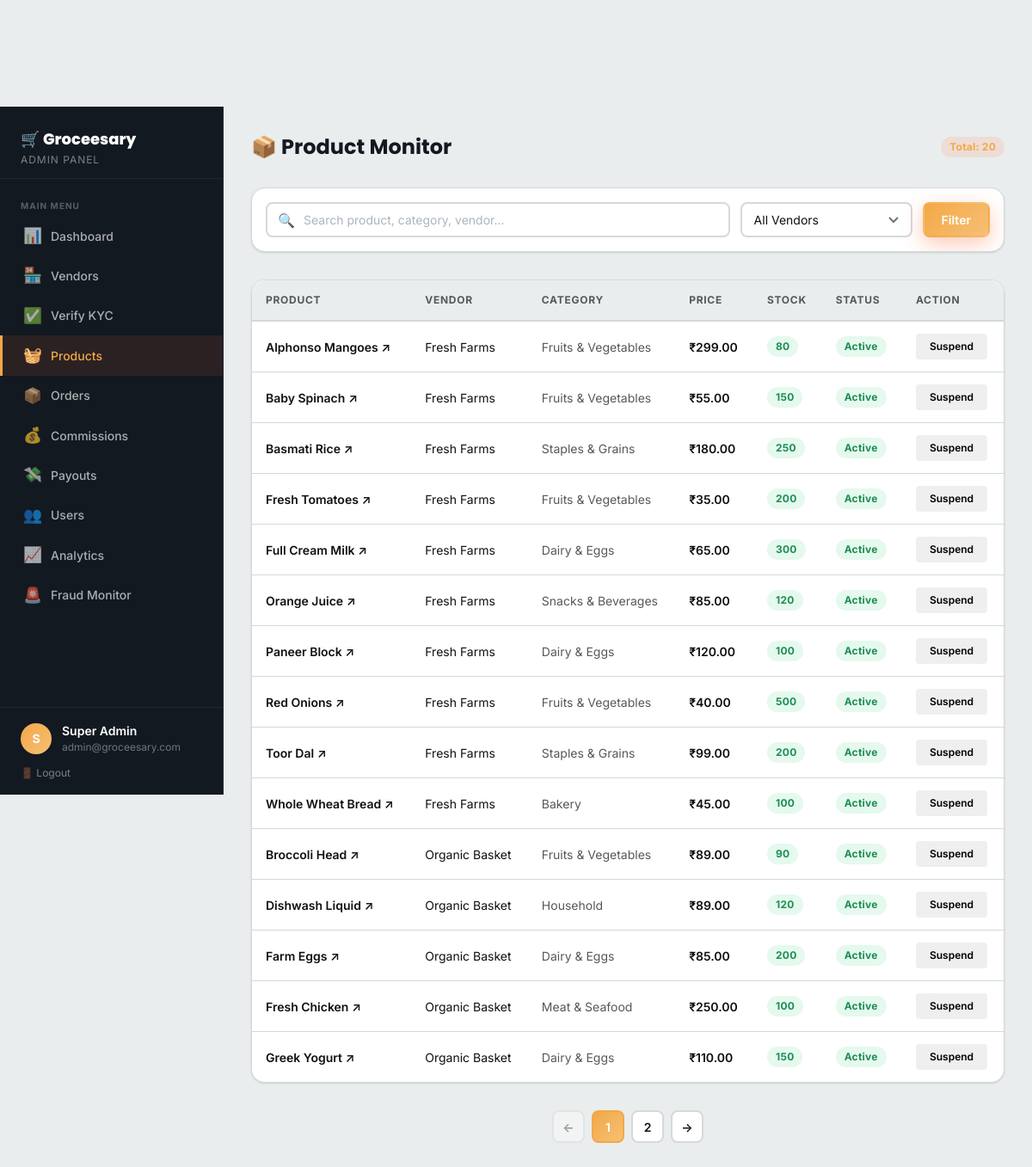
/pages/admin/products.php (signed in), run on the app's committed database.
### tables this page shows
CREATE TABLE IF NOT EXISTS `products` (
  `id`             INT UNSIGNED AUTO_INCREMENT PRIMARY KEY,
  `vendor_id`      INT UNSIGNED NOT NULL,
  `category_id`    INT UNSIGNED NOT NULL,
  `name`           VARCHAR(200) NOT NULL,
  `slug`           VARCHAR(220) NOT NULL,
  `description`    TEXT,
  `price`          DECIMAL(10,2) NOT NULL,
  `discount_price` DECIMAL(10,2) DEFAULT NULL,
  `unit`           VARCHAR(30) DEFAULT 'piece',
  `stock`          INT NOT NULL DEFAULT 0,
  `images`         JSON DEFAULT NULL,
  `is_active`      TINYINT(1) NOT NULL DEFAULT 1,
  `is_featured`    TINYINT(1) NOT NULL DEFAULT 0,
  `is_flagged`     TINYINT(1) NOT NULL DEFAULT 0,
  `views`          INT UNSIGNED NOT NULL DEFAULT 0,
  `avg_rating`     DECIMAL(3,2) NOT NULL DEFAULT 0.00,
  `total_reviews`  INT UNSIGNED NOT NULL DEFAULT 0,
  `weight`         DECIMAL(8,3) DEFAULT NULL,
  `tags`           VARCHAR(500) DEFAULT NULL,
  `created_at`     DATETIME NOT NULL DEFAULT CURRENT_TIMESTAMP,
  `updated_at`     DATETIME NOT NULL DEFAULT CURRENT_TIMESTAMP ON UPDATE CURRENT_TIMESTAMP,
  FOREIGN KEY (`vendor_id`) REFERENCES `vendors`(`id`) ON DELETE CASCADE,
  FOREIGN KEY (`category_id`) REFERENCES `categories`(`id`) ON DELETE RESTRICT,
  UNIQUE KEY `uniq_vendor_slug` (`vendor_id`, `slug`),
  INDEX `idx_category` (`category_id`),
  INDEX `idx_is_active` (`is_active`),
  INDEX `idx_is_featured` (`is_featured`),
  FULLTEXT INDEX `ft_search` (`name`, `description`, `tags`)
);

CREATE TABLE IF NOT EXISTS `vendors` (
  `id`                  INT UNSIGNED AUTO_INCREMENT PRIMARY KEY,
  `user_id`             INT UNSIGNED NOT NULL UNIQUE,
  `shop_name`           VARCHAR(150) NOT NULL,
  `shop_description`    TEXT,
  `shop_address`        TEXT,
  `city`                VARCHAR(100),
  `state`               VARCHAR(100),
  `pincode`             VARCHAR(10),
  `shop_logo`           VARCHAR(255) DEFAULT NULL,
  `shop_banner`         VARCHAR(255) DEFAULT NULL,
  `aadhar_no`           VARCHAR(20) DEFAULT NULL,
  `pan_no`              VARCHAR(20) DEFAULT NULL,
  `bank_account`        VARCHAR(30) DEFAULT NULL,
  `bank_ifsc`           VARCHAR(15) DEFAULT NULL,
  `bank_name`           VARCHAR(100) DEFAULT NULL,
  `aadhar_doc`          VARCHAR(255) DEFAULT NULL,
  `pan_doc`             VARCHAR(255) DEFAULT NULL,
  `verification_status` ENUM('pending','approved','rejected','suspended') NOT NULL DEFAULT 'pending',
  `kyc_status`          ENUM('pending','submitted','approved','rejected') NOT NULL DEFAULT 'pending',
  `kyc_notes`           TEXT DEFAULT NULL,
  `commission_rate`     DECIMAL(5,2) NOT NULL DEFAULT 10.00,
  `total_sales`         DECIMAL(12,2) NOT NULL DEFAULT 0.00,
  `avg_rating`          DECIMAL(3,2) NOT NULL DEFAULT 0.00,
  `total_reviews`       INT UNSIGNED NOT NULL DEFAULT 0,
  `delivery_time`       VARCHAR(50) DEFAULT '30-60 min',
  `min_order_amount`    DECIMAL(10,2) NOT NULL DEFAULT 0.00,
  `created_at`          DATETIME NOT NULL DEFAULT CURRENT_TIMESTAMP,
  `updated_at`          DATETIME NOT NULL DEFAULT CURRENT_TIMESTAMP ON UPDATE CURRENT_TIMESTAMP,
  FOREIGN KEY (`user_id`) REFERENCES `users`(`id`) ON DELETE CASCADE,
  INDEX `idx_verification` (`verification_status`),
  INDEX `idx_city` (`city`)
);

CREATE TABLE IF NOT EXISTS `categories` (
  `id`          INT UNSIGNED AUTO_INCREMENT PRIMARY KEY,
  `name`        VARCHAR(100) NOT NULL,
  `slug`        VARCHAR(120) NOT NULL UNIQUE,
  `description` TEXT,
  `icon`        VARCHAR(255) DEFAULT NULL,
  `image`       VARCHAR(255) DEFAULT NULL,
  `parent_id`   INT UNSIGNED DEFAULT NULL,
  `sort_order`  INT NOT NULL DEFAULT 0,
  `is_active`   TINYINT(1) NOT NULL DEFAULT 1,
  `created_at`  DATETIME NOT NULL DEFAULT CURRENT_TIMESTAMP,
  FOREIGN KEY (`parent_id`) REFERENCES `categories`(`id`) ON DELETE SET NULL,
  INDEX `idx_slug` (`slug`),
  INDEX `idx_parent` (`parent_id`)
);

### config/database.php (called while the page is built, shortened)
<?php
class Database {
    private static ?Database $instance = null;
    private ?PDO $conn = null;
    private function __construct() {
        try {
            if (defined('DB_TYPE') && DB_TYPE === 'sqlite') {
                $dbPath = defined('DB_PATH') ? DB_PATH : __DIR__ . '/../database/groceesary.sqlite';
                $dbDir = dirname($dbPath);
                if (!is_dir($dbDir)) @mkdir($dbDir, 0777, true);
                $this->conn = new PDO("sqlite:$dbPath");
                $this->conn->setAttribute(PDO::ATTR_ERRMODE, PDO::ERRMODE_EXCEPTION);
            } else {
                $dsn = "mysql:host=" . DB_HOST . ";dbname=" . DB_NAME . ";charset=" . DB_CHARSET;
                $this->conn = new PDO($dsn, DB_USER, DB_PASSWORD, [
                    PDO::ATTR_ERRMODE => PDO::ERRMODE_EXCEPTION,
                    PDO::ATTR_DEFAULT_FETCH_MODE => PDO::FETCH_ASSOC,
                    PDO::ATTR_EMULATE_PREPARES => false,
                ]);
            }
        } catch (PDOException $e) {
            if (defined('DEBUG_MODE') && DEBUG_MODE) {
                die('<h3>DB Connection Error: ' . $e->getMessage() . '</h3>');
            }
            die('Service temporarily unavailable.');
        }
    }
    public static function getInstance(): Database {
        if (self::$instance === null) {
            self::$instance = new Database();
        }
        return self::$instance;
    }
    public function query(string $sql): array {
        try {
            $stmt = $this->conn->query($sql);
            return $stmt->fetchAll(PDO::FETCH_ASSOC);
        } catch (PDOException $e) {
            $this->logError($e->getMessage(), $sql);
            return [];
        }
    }
    public function queryOne(string $sql): ?array {
        $rows = $this->query($sql);
        return $rows[0] ?? null;
    }
    public function prepare(string $sql, string $types, ...$params): array {
        try {
            $stmt = $this->conn->prepare($sql);
            $stmt->execute($params);
            return $stmt->fetchAll(PDO::FETCH_ASSOC);
        } catch (PDOException $e) {
            $this->logError($e->getMessage(), $sql);
            return [];
        }
    }
}
?>

### pages/admin/products.php (the view, shortened to what this page needs)
<?php
require_once '../../config/database.php';
$db = Database::getInstance();
$q = trim($_GET['q'] ?? '');
$page = (int)($_GET['page'] ?? 1);
$per = 15;
$offset = ($page - 1) * $per;
$where = "1=1";
$params = []; $types = "";
$count_sql = "SELECT COUNT(*) AS c FROM products p JOIN categories c ON c.id=p.category_id JOIN vendors v ON v.id=p.vendor_id WHERE $where";
$total = (int)($types ? $db->prepareOne($count_sql, $types, ...$params)['c'] : $db->queryOne($count_sql)['c']);
$sql = "SELECT p.*, c.name AS category_name, v.shop_name
        FROM products p
        JOIN categories c ON c.id=p.category_id
        JOIN vendors v ON v.id=p.vendor_id
        WHERE $where
        ORDER BY p.created_at DESC
        LIMIT ? OFFSET ?";
$params[] = $per; $types .= "i";
$params[] = $offset; $types .= "i";
$products = $db->prepare($sql, $types, ...$params);
require_once '../../templates/layouts/header.php';
?>
<div class="dashboard-layout">
  <?php require_once '../../templates/layouts/sidebar.php'; ?>
  <main class="dashboard-main">
    <div class="flex justify-between items-center mb-6">
      <h1 style="font-size:var(--text-2xl)">📦 Product Monitor</h1>
      <span class="badge badge-primary">Total: <?= $total ?></span>
    </div>
    <div class="card p-4 mb-6">
      <form method="GET" class="flex gap-3 flex-wrap">
        <div class="input-group-icon" style="flex:1; min-width:250px">
          <span class="icon">🔍</span>
          <input type="text" class="form-control" name="q" value="<?= htmlspecialchars($q) ?>" placeholder="Search product, category, vendor...">
        </div>
        <select class="form-control" name="vendor_id" style="width:200px">
          <option value="">All Vendors</option>
        </select>
        <button type="submit" class="btn btn-primary">Filter</button>
      </form>
    </div>
    <?php if ($products): ?>
      <div class="card table-wrapper">
        <table class="table">
          <thead>
            <tr>
              <th>Product</th>
              <th>Vendor</th>
              <th>Category</th>
              <th>Price</th>
              <th>Stock</th>
              <th>Status</th>
              <th>Action</th>
            </tr>
          </thead>
          <tbody>
            <?php foreach ($products as $p): ?>
              <tr>
                <td>
                  <div class="fw-semibold">
                    <a href="<?= $base ?>/pages/customer/product_detail.php?id=<?= $p['id'] ?>" target="_blank" style="text-decoration:none;color:inherit;display:flex;align-items:center;gap:8px">
                      <?= htmlspecialchars($p['name']) ?> ↗
                    </a>
                  </div>
                </td>
                <td class="text-sm">
                  <a href="<?= $base ?>/pages/admin/vendor_verify.php?id=<?= $p['vendor_id'] ?>"><?= htmlspecialchars($p['shop_name']) ?></a>
                </td>
                <td class="text-sm text-muted"><?= htmlspecialchars($p['category_name']) ?></td>
                <td class="fw-semibold">₹<?= number_format($p['price'], 2) ?></td>
                <td>
                  <?php if ($p['stock'] <= 5): ?><span class="badge badge-danger"><?= $p['stock'] ?> Left</span>
                  <?php else: ?><span class="badge badge-success"><?= $p['stock'] ?></span><?php endif; ?>
                </td>
                <td>
                  <?php if ($p['is_active']): ?><span class="badge badge-success">Active</span>
                  <?php else: ?><span class="badge badge-danger">Suspended</span><?php endif; ?>
                </td>
                <td>
                  <form method="POST" style="display:inline">
                    <?php if ($p['is_active']): ?>
                      <button type="submit" class="btn btn-sm btn-outline-danger" onclick="return confirm('Suspend this product?')">Suspend</button>
                    <?php else: ?>
                      <button type="submit" class="btn btn-sm btn-outline-success">Activate</button>
                    <?php endif; ?>
                  </form>
                </td>
              </tr>
            <?php endforeach; ?>
          </tbody>
        </table>
      </div>
      <?php
        include '../../templates/components/pagination.php';
      ?>
    <?php endif; ?>
  </main>
</div>
</body>
</html>

### templates/css/base.css (style rules this page uses)
:root { --color-primary: #f3a847; --color-primary-dark: #e09635; --color-primary-light: #f6c075; --color-secondary: #232f3e; --color-secondary-dark:#131921; --color-secondary-light:#2874f0; --color-success: #2ECC71; --color-danger: #e74c3c; --color-warning: #f39c12; --color-info: #3498db; --color-white: #ffffff; --color-bg: #eaeded; --color-surface: #ffffff; --color-border: #d5d9d9; --color-text: #0f1111; --color-muted: #565959; --color-dark: #131921; --gradient-primary: linear-gradient(135deg, #f3a847 0%, #f6c075 100%); --gradient-secondary: linear-gradient(135deg, #232f3e 0%, #131921 100%); --gradient-hero: linear-gradient(135deg, #131921 0%, #232f3e 50%, #2874f0 100%); --gradient-card: linear-gradient(180deg, rgba(255,255,255,0) 60%, rgba(0,0,0,0.5) 100%); --space-1: 4px; --space-2: 8px; --space-3: 12px; --space-4: 16px; --space-5: 24px; --space-6: 32px; --space-7: 48px; --space-8: 64px; --space-9: 96px; --font-sans: 'Inter', -apple-system, BlinkMacSystemFont, sans-serif; --font-heading: 'Poppins', 'Inter', sans-serif; --font-mono: 'Courier New', monospace; --text-xs: 0.75rem; --text-sm: 0.875rem; --text-base: 1rem; --text-lg: 1.125rem; --text-xl: 1.25rem; --text-2xl: 1.5rem; --text-3xl: 1.875rem; --text-4xl: 2.25rem; --text-5xl: 3rem; --leading-tight: 1.25; --leading-snug: 1.375; --leading-normal: 1.5; --leading-relaxed:1.625; --radius-sm: 4px; --radius-md: 8px; --radius-lg: 12px; --radius-xl: 16px; --radius-2xl: 24px; --radius-full: 9999px; --shadow-sm: 0 1px 3px rgba(0,0,0,0.08), 0 1px 2px rgba(0,0,0,0.06); --shadow-md: 0 4px 12px rgba(0,0,0,0.1); --shadow-lg: 0 10px 30px rgba(0,0,0,0.12); --shadow-xl: 0 20px 60px rgba(0,0,0,0.15); --shadow-primary: 0 8px 24px rgba(255,107,53,0.35); --transition-fast: 150ms ease; --transition-base: 250ms ease; --transition-slow: 400ms ease; --z-below: -1; --z-base: 0; --z-above: 10; --z-dropdown: 100; --z-sticky: 200; --z-modal: 300; --z-toast: 400; }
*, *::before, *::after { box-sizing: border-box; margin: 0; padding: 0; }
html { height: 100%; font-size: 16px; scroll-behavior: smooth; -webkit-text-size-adjust: 100%; }
body { height: 100%; margin: 0; padding: 0; font-family: var(--font-sans); font-size: var(--text-base); line-height: var(--leading-normal); color: var(--color-text); background-color: var(--color-bg); -webkit-font-smoothing: antialiased; -moz-osx-font-smoothing: grayscale; overflow-x: hidden; }
a { color: inherit; text-decoration: none; }
button { cursor: pointer; font-family: inherit; }
input, textarea, select { font-family: inherit; }
table { border-collapse: collapse; width: 100%; }
h1, h2, h3, h4, h5, h6 { font-family: var(--font-heading); font-weight: 700; line-height: var(--leading-tight); color: var(--color-dark); }
h1 { font-size: var(--text-4xl); }

### templates/css/layout.css (style rules this page uses)
.flex { display: flex; }
.flex-wrap { flex-wrap: wrap; }
.items-center { align-items: center; }
.justify-between { justify-content: space-between; }
.gap-3 { gap: var(--space-3); }
.mb-6 { margin-bottom: var(--space-6); }
.p-4 { padding: var(--space-4); }
body { padding-top: 0; }
body.has-navbar:not(.no-navbar) { padding-top: 124px; }
.dashboard-layout { display: grid; grid-template-columns: 260px 1fr; min-height: 100vh; }
.dashboard-main { padding: var(--space-6); background: var(--color-bg); overflow-y: auto; }

### templates/css/theme.css (style rules this page uses)
.text-muted { color: var(--color-muted) !important; }
.fw-semibold { font-weight: 600; }
.text-sm { font-size: var(--text-sm); }
.dashboard-layout { display: flex; min-height: 100vh; padding-top: 0; }
.dashboard-main { flex: 1; padding: var(--space-7) var(--space-8); background: var(--color-bg); overflow-x: hidden; min-height: 100vh; }
.input-group-icon { position: relative; }
.input-group-icon .icon { position: absolute; left: 14px; top: 50%; transform: translateY(-50%); color: var(--color-muted); font-size: 1rem; pointer-events: none; z-index: 1; }
.input-group-icon .form-control { padding-left: 42px; }
body { padding-top: 0; }
body.has-navbar:not(.no-navbar) { padding-top: 124px; }

### templates/css/responsive.css (style rules this page uses)
.dashboard-layout { grid-template-columns: 1fr; }
.dashboard-main { padding: var(--space-4); }
@media (min-width: 576px) { h1 { font-size: var(--text-4xl); } }
@media (min-width: 992px) { .dashboard-layout { grid-template-columns: 260px 1fr; } }
@media (min-width: 992px) { .dashboard-main { padding: var(--space-6); } }
@media (min-width: 1200px) { h1 { font-size: var(--text-5xl); } }

### data on the page
products: name "Alphonso Mangoes", vendor.shop_name "Fresh Farms", category.name "Fruits & Vegetables", price "299.00", stock "80", is_active "Active"
products: name "Baby Spinach", vendor.shop_name "Fresh Farms", category.name "Fruits & Vegetables", price "55.00", stock "150", is_active "Active"
products: name "Basmati Rice", vendor.shop_name "Fresh Farms", category.name "Staples & Grains", price "180.00", stock "250", is_active "Active"
products: name "Fresh Tomatoes", vendor.shop_name "Fresh Farms", category.name "Fruits & Vegetables", price "35.00", stock "200", is_active "Active"
products: name "Full Cream Milk", vendor.shop_name "Fresh Farms", category.name "Dairy & Eggs", price "65.00", stock "300", is_active "Active"
products: name "Orange Juice", vendor.shop_name "Fresh Farms", category.name "Snacks & Beverages", price "85.00", stock "120", is_active "Active"
products: name "Paneer Block", vendor.shop_name "Fresh Farms", category.name "Dairy & Eggs", price "120.00", stock "100", is_active "Active"
products: name "Red Onions", vendor.shop_name "Fresh Farms", category.name "Fruits & Vegetables", price "40.00", stock "500", is_active "Active"
products: name "Toor Dal", vendor.shop_name "Fresh Farms", category.name "Staples & Grains", price "99.00", stock "200", is_active "Active"
products: name "Whole Wheat Bread", vendor.shop_name "Fresh Farms", category.name "Bakery", price "45.00", stock "100", is_active "Active"
products: name "Broccoli Head", vendor.shop_name "Organic Basket", category.name "Fruits & Vegetables", price "89.00", stock "90", is_active "Active"
products: name "Dishwash Liquid", vendor.shop_name "Organic Basket", category.name "Household", price "89.00", stock "120", is_active "Active"
products: name "Farm Eggs", vendor.shop_name "Organic Basket", category.name "Dairy & Eggs", price "85.00", stock "200", is_active "Active"
products: name "Fresh Chicken", vendor.shop_name "Organic Basket", category.name "Meat & Seafood", price "250.00", stock "100", is_active "Active"
products: name "Greek Yogurt", vendor.shop_name "Organic Basket", category.name "Dairy & Eggs", price "110.00", stock "150", is_active "Active"

### other printed values
$sidebar_role "ADMIN"
$link['icon'] "📊"
$link['label'] "Dashboard"
$link['icon'] "🏪"
$link['label'] "Vendors"
$link['icon'] "✅"
$link['label'] "Verify KYC"
$link['icon'] "🧺"
$link['label'] "Products"
$link['icon'] "📦"
$link['label'] "Orders"
$link['icon'] "💰"
$link['label'] "Commissions"
$link['icon'] "💸"
$link['label'] "Payouts"
